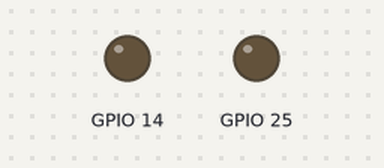
The sketch below on a simulated ESP32. Parts: output pins drawn as LEDs (lit = HIGH).

Above: at 0.0 s.
At 6.5 s:
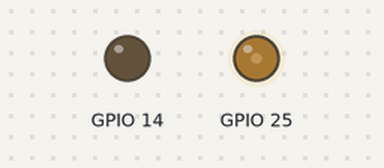
At 12.9 s:
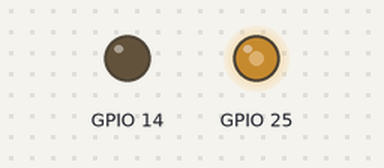
At 25.65 s:
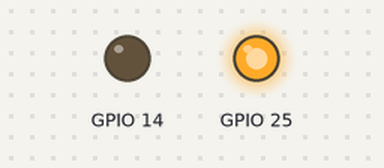
Timing chart, 0 to 40.0 s (numbered marks = the images above):
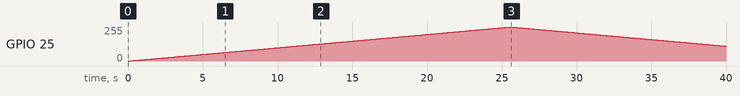

Measured:
- by itself, GPIO 25: rises from 0/255 to 255/255 in 25.4 s, then falls to 112/255 in 14.4 s

The sketch:

sender_test.ino
```cpp
void setup() {
  // put your setup code here, to run once:
  pinMode(14, OUTPUT);
}

short i = 0;

void loop() {
  // put your main code here, to run repeatedly:
  for(i=0;i<256;i++)
  {
    dacWrite(DAC1, i);
    delay(100);
  }
  for(i=255;i>0;i--)
  {
    dacWrite(DAC1, i);
    delay(100);
  }
}
```
